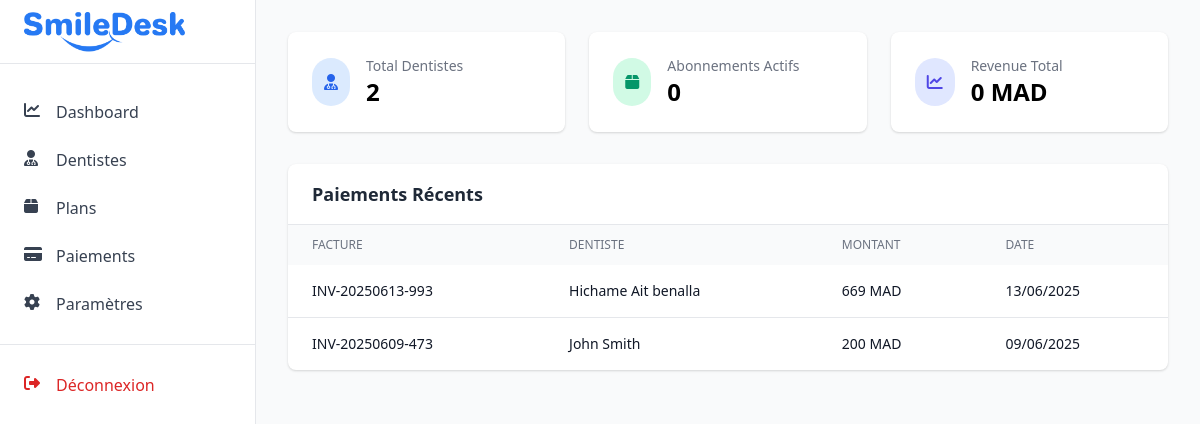
Page /admin/ (signed in) on the earlier database version.
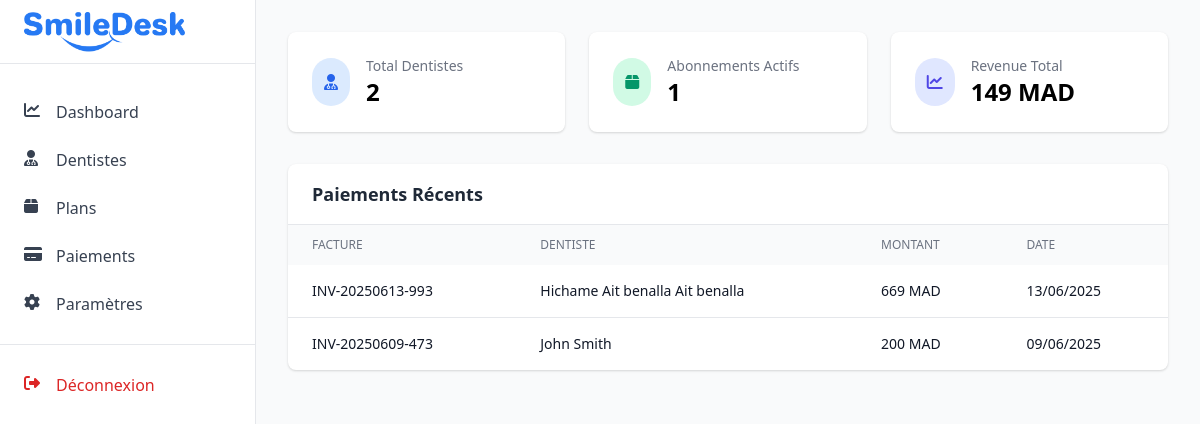
Same page on the later database version.
### tables this page shows
CREATE TABLE `invoices` (
  `id` int(11) NOT NULL,
  `user_id` int(11) NOT NULL COMMENT 'Dentist who owns this invoice',
  `patient_id` int(11) NOT NULL,
  `appointment_id` int(11) DEFAULT NULL,
  `base_service_id` int(11) DEFAULT NULL,
  `invoice_number` varchar(50) NOT NULL,
  `description` varchar(255) NOT NULL,
  `quantity` int(11) DEFAULT 1,
  `unit_price` decimal(10,2) NOT NULL DEFAULT 0.00,
  `subtotal` decimal(10,2) NOT NULL,
  `tax_amount` decimal(10,2) DEFAULT 0.00,
  `discount_amount` decimal(10,2) DEFAULT 0.00,
  `total_amount` decimal(10,2) NOT NULL,
  `status` enum('draft','sent','paid','overdue','cancelled') DEFAULT 'draft',
  `due_date` date DEFAULT NULL,
  `paid_date` timestamp NULL DEFAULT NULL,
  `payment_method` enum('cash','credit_card','bank_transfer','insurance','other') DEFAULT NULL,
  `notes` text DEFAULT NULL,
  `created_at` timestamp NULL DEFAULT current_timestamp(),
  `updated_at` timestamp NULL DEFAULT current_timestamp() ON UPDATE current_timestamp()
);

CREATE TABLE `users` (
  `id` int(11) NOT NULL,
  `email` varchar(100) NOT NULL,
  `password` varchar(255) NOT NULL,
  `first_name` varchar(50) NOT NULL,
  `last_name` varchar(50) NOT NULL,
  `role` enum('admin','dentist','assistant','receptionist') NOT NULL,
  `phone` varchar(20) DEFAULT NULL,
  `address` varchar(255) DEFAULT NULL,
  `specialization` varchar(100) DEFAULT NULL,
  `license_number` varchar(50) DEFAULT NULL,
  `status` enum('active','inactive') DEFAULT 'active',
  `last_login` timestamp NULL DEFAULT NULL,
  `created_at` timestamp NULL DEFAULT current_timestamp(),
  `updated_at` timestamp NULL DEFAULT current_timestamp() ON UPDATE current_timestamp(),
  `clinic_id` int(11) DEFAULT NULL
);

### admin/index.php (the view, shortened to what the changed rows need)
<?php
require_once '../dashboard/config/database.php';
$stats = [
    'total_dentists' => (int)$pdo->query("SELECT COUNT(*) FROM users WHERE role = 'dentist'")->fetchColumn() ?: 0,
    'active_subscriptions' => (int)$pdo->query("SELECT COUNT(*) FROM subscriptions WHERE status = 'active'")->fetchColumn() ?: 0,
    'total_revenue' => (float)$pdo->query("
        SELECT COALESCE(SUM(price), 0)
        FROM subscriptions
        JOIN subscription_plans ON subscriptions.plan_id = subscription_plans.id
    ")->fetchColumn() ?: 0.00,
];
$recent_payments = $pdo->query("
    SELECT i.invoice_number, u.first_name, u.last_name, i.total_amount, i.paid_date
    FROM invoices i
    JOIN users u ON i.user_id = u.id
    WHERE i.status = 'paid'
    ORDER BY i.paid_date DESC
    LIMIT 5
")->fetchAll();
?>
<!DOCTYPE html>
<html lang="fr">
<head>
    <link href="https://cdn.jsdelivr.net/npm/tailwindcss@2.2.19/dist/tailwind.min.css" rel="stylesheet">
    <link rel="stylesheet" href="https://cdnjs.cloudflare.com/ajax/libs/font-awesome/6.4.0/css/all.min.css">
</head>
<body class="bg-gray-50">
    <div class="flex h-screen">
        <main class="ml-64 flex-1 p-8">
            <div class="grid grid-cols-1 md:grid-cols-3 gap-6 mb-8">
                <div class="bg-white rounded-lg shadow p-6">
                    <div class="flex items-center">
                        <div class="ml-4">
                            <h3 class="text-gray-500 text-sm">Abonnements Actifs</h3>
                            <p class="text-2xl font-semibold"><?= number_format($stats['active_subscriptions']) ?></p>
                        </div>
                    </div>
                </div>
                <div class="bg-white rounded-lg shadow p-6">
                    <div class="flex items-center">
                        <div class="ml-4">
                            <h3 class="text-gray-500 text-sm">Revenue Total</h3>
                            <p class="text-2xl font-semibold">
                                <?= number_format($stats['total_revenue'], 0, '', ' ') ?> MAD
                            </p>
                        </div>
                    </div>
                </div>
            </div>
            <div class="bg-white rounded-lg shadow">
                <div class="px-6 py-4 border-b border-gray-200">
                    <h2 class="text-lg font-semibold text-gray-800">Paiements Récents</h2>
                </div>
                <div class="overflow-x-auto">
                    <table class="w-full">
                        <thead class="bg-gray-50">
                            <tr>
                                <th class="px-6 py-3 text-left text-xs font-medium text-gray-500 uppercase">Facture</th>
                                <th class="px-6 py-3 text-left text-xs font-medium text-gray-500 uppercase">Dentiste</th>
                                <th class="px-6 py-3 text-left text-xs font-medium text-gray-500 uppercase">Montant</th>
                                <th class="px-6 py-3 text-left text-xs font-medium text-gray-500 uppercase">Date</th>
                            </tr>
                        </thead>
                        <tbody class="divide-y divide-gray-200">
                            <?php foreach ($recent_payments as $payment): ?>
                            <tr>
                                <td class="px-6 py-4 whitespace-nowrap text-sm text-gray-900">
                                    <?= htmlspecialchars($payment['invoice_number']) ?>
                                </td>
                                <td class="px-6 py-4 whitespace-nowrap text-sm text-gray-900">
                                    <?= htmlspecialchars($payment['first_name'] . ' ' . $payment['last_name']) ?>
                                </td>
                                <td class="px-6 py-4 whitespace-nowrap text-sm text-gray-900">
                                    <?= number_format($payment['total_amount'], 0, '', ' ') ?> MAD
                                </td>
                                <td class="px-6 py-4 whitespace-nowrap text-sm text-gray-900">
                                    <?= date('d/m/Y', strtotime($payment['paid_date'])) ?>
                                </td>
                            </tr>
                            <?php endforeach; ?>
                        </tbody>
                    </table>
                </div>
            </div>
        </main>
    </div>
</body>
</html>

Differences in the rows shown:
changed through a linked row, invoices "INV-20250613-993": user.last_name "Hichame Ait benalla" → "Hichame Ait benalla Ait benalla"
Other differences:
$stats['active_subscriptions']: "0" → "1"
$stats['total_revenue']: "0" → "149"
